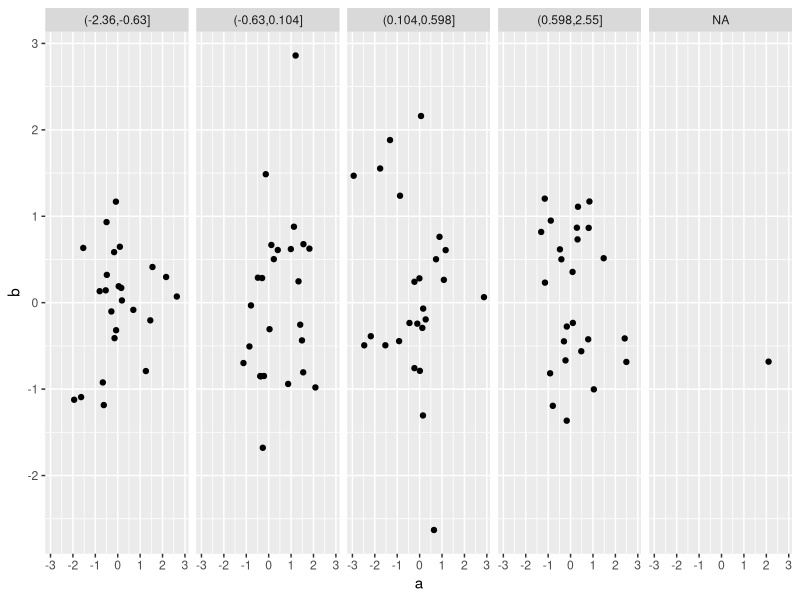

Write R code to recreate this figure.
## Code to cut continuous variable into factors (categorical)

#making fake data and combining in data frame
a <- rnorm(100)
b <- rnorm(100)
c <- rnorm(100)
df <- as.data.frame(cbind(a,b,c))

#Problem: need to turn c into a factor
#create cutpoints using quantiles
#adjust length to suit "bin" numbers required
cutpoints <- quantile(df$c, seq(0,1, length = 5), na.rm = TRUE) #find quantiles
df$c.cat <- cut(df$c, cutpoints)#cut based on quantile results

library(ggplot2)

#now we can use c as a categorical variable to subset plots
qplot(a,b, data = df, facets = . ~ c.cat)
